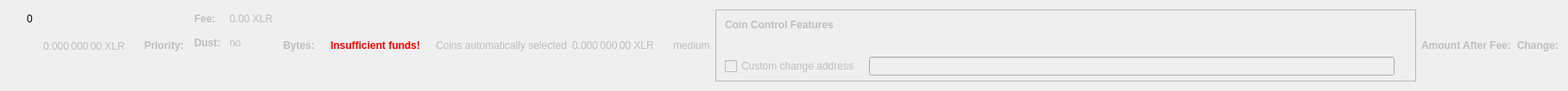
    <widget class="QWidget" name="dummyHideWidget" native="true">
     <property name="maximumSize">
      <size>
       <width>100</width>
       <height>22</height>
      </size>
     </property>
     <layout class="QHBoxLayout" name="dummyHideLayout">
      <item>
       <layout class="QFormLayout" name="formLayoutCoinControl1">
        <property name="horizontalSpacing">
         <number>10</number>
        </property>
        <property name="verticalSpacing">
         <number>14</number>
        </property>
        <property name="leftMargin">
         <number>10</number>
        </property>
        <property name="topMargin">
         <number>4</number>
        </property>
        <property name="rightMargin">
         <number>6</number>
        </property>
        <item row="0" column="1">
         <widget class="QLabel" name="labelCoinControlBytes">
          <property name="cursor">
           <cursorShape>IBeamCursor</cursorShape>
          </property>
          <property name="contextMenuPolicy">
           <enum>Qt::ActionsContextMenu</enum>
          </property>
          <property name="text">
           <string notr="true">0</string>
          </property>
          <property name="textInteractionFlags">
           <set>Qt::LinksAccessibleByMouse|Qt::TextSelectableByKeyboard|Qt::TextSelectableByMouse</set>
          </property>
         </widget>
        </item>
       </layout>
      </item>
      <item>
       <widget class="QLabel" name="labelCoinControlAfterFee">
        <property name="enabled">
         <bool>false</bool>
        </property>
        <property name="sizePolicy">
         <sizepolicy hsizetype="Fixed" vsizetype="Fixed">
          <horstretch>0</horstretch>
          <verstretch>0</verstretch>
         </sizepolicy>
        </property>
        <property name="minimumSize">
         <size>
          <width>111</width>
          <height>12</height>
         </size>
        </property>
        <property name="maximumSize">
         <size>
          <width>111</width>
          <height>12</height>
         </size>
        </property>
        <property name="cursor">
         <cursorShape>IBeamCursor</cursorShape>
        </property>
        <property name="contextMenuPolicy">
         <enum>Qt::ActionsContextMenu</enum>
        </property>
        <property name="text">
         <string notr="true">0.000 000 00 XLR</string>
        </property>
        <property name="textInteractionFlags">
         <set>Qt::LinksAccessibleByMouse|Qt::TextSelectableByKeyboard|Qt::TextSelectableByMouse</set>
        </property>
       </widget>
      </item>
      <item>
       <widget class="QLabel" name="labelCoinControlPriorityText">
        <property name="enabled">
         <bool>false</bool>
        </property>
        <property name="font">
         <font>
          <weight>75</weight>
          <bold>true</bold>
         </font>
        </property>
        <property name="text">
         <string>Priority:</string>
        </property>
       </widget>
      </item>
      <item>
       <layout class="QHBoxLayout" name="horizontalLayout"/>
      </item>
      <item>
       <layout class="QFormLayout" name="formLayoutCoinControl3">
        <property name="horizontalSpacing">
         <number>10</number>
        </property>
        <property name="verticalSpacing">
         <number>14</number>
        </property>
        <property name="leftMargin">
         <number>6</number>
        </property>
        <property name="topMargin">
         <number>4</number>
        </property>
        <property name="rightMargin">
         <number>6</number>
        </property>
        <item row="0" column="0">
         <widget class="QLabel" name="labelCoinControlFeeText">
          <property name="enabled">
           <bool>false</bool>
          </property>
          <property name="font">
           <font>
            <weight>75</weight>
            <bold>true</bold>
           </font>
          </property>
          <property name="text">
           <string>Fee:</string>
          </property>
          <property name="margin">
           <number>0</number>
          </property>
         </widget>
        </item>
        <item row="0" column="1">
         <widget class="QLabel" name="labelCoinControlFee">
          <property name="enabled">
           <bool>false</bool>
          </property>
          <property name="cursor">
           <cursorShape>IBeamCursor</cursorShape>
          </property>
          <property name="contextMenuPolicy">
           <enum>Qt::ActionsContextMenu</enum>
          </property>
          <property name="text">
           <string notr="true">0.00 XLR</string>
          </property>
          <property name="textInteractionFlags">
           <set>Qt::LinksAccessibleByMouse|Qt::TextSelectableByKeyboard|Qt::TextSelectableByMouse</set>
          </property>
         </widget>
        </item>
        <item row="1" column="0">
         <widget class="QLabel" name="labelCoinControlLowOutputText">
          <property name="enabled">
           <bool>false</bool>
          </property>
          <property name="font">
           <font>
            <weight>75</weight>
            <bold>true</bold>
           </font>
          </property>
          <property name="text">
           <string>Dust:</string>
          </property>
         </widget>
        </item>
        <item row="1" column="1">
         <widget class="QLabel" name="labelCoinControlLowOutput">
          <property name="enabled">
           <bool>false</bool>
          </property>
          <property name="cursor">
           <cursorShape>IBeamCursor</cursorShape>
          </property>
          <property name="contextMenuPolicy">
           <enum>Qt::ActionsContextMenu</enum>
          </property>
          <property name="text">
           <string>no</string>
          </property>
          <property name="textInteractionFlags">
           <set>Qt::LinksAccessibleByMouse|Qt::TextSelectableByKeyboard|Qt::TextSelectableByMouse</set>
          </property>
         </widget>
        </item>
       </layout>
      </item>
      <item>
       <widget class="QLabel" name="labelCoinControlBytesText">
        <property name="enabled">
         <bool>false</bool>
        </property>
        <property name="font">
         <font>
          <weight>75</weight>
          <bold>true</bold>
         </font>
        </property>
        <property name="text">
         <string>Bytes:</string>
        </property>
       </widget>
      </item>
      <item>
       <layout class="QFormLayout" name="formLayoutCoinControl2">
        <property name="horizontalSpacing">
         <number>10</number>
        </property>
        <property name="verticalSpacing">
         <number>14</number>
        </property>
        <property name="leftMargin">
         <number>6</number>
        </property>
        <property name="topMargin">
         <number>4</number>
        </property>
        <property name="rightMargin">
         <number>6</number>
        </property>
       </layout>
      </item>
      <item>
       <layout class="QHBoxLayout" name="horizontalLayoutCoinControl2">
        <property name="spacing">
         <number>8</number>
        </property>
        <property name="bottomMargin">
         <number>10</number>
        </property>
       </layout>
      </item>
      <item>
       <widget class="QLabel" name="labelCoinControlInsuffFunds">
        <property name="enabled">
         <bool>false</bool>
        </property>
        <property name="minimumSize">
         <size>
          <width>0</width>
          <height>0</height>
         </size>
        </property>
        <property name="font">
         <font>
          <weight>75</weight>
          <bold>true</bold>
         </font>
        </property>
        <property name="styleSheet">
         <string notr="true">color:red;font-weight:bold;</string>
        </property>
        <property name="text">
         <string>Insufficient funds!</string>
        </property>
        <property name="margin">
         <number>5</number>
        </property>
       </widget>
      </item>
      <item>
       <layout class="QFormLayout" name="formLayoutCoinControl4">
        <property name="horizontalSpacing">
         <number>10</number>
        </property>
        <property name="verticalSpacing">
         <number>14</number>
        </property>
        <property name="leftMargin">
         <number>6</number>
        </property>
        <property name="topMargin">
         <number>4</number>
        </property>
        <property name="rightMargin">
         <number>6</number>
        </property>
       </layout>
      </item>
      <item>
       <widget class="QLabel" name="labelCoinControlAutomaticallySelected">
        <property name="enabled">
         <bool>false</bool>
        </property>
        <property name="sizePolicy">
         <sizepolicy hsizetype="Fixed" vsizetype="Fixed">
          <horstretch>0</horstretch>
          <verstretch>0</verstretch>
         </sizepolicy>
        </property>
        <property name="minimumSize">
         <size>
          <width>0</width>
          <height>0</height>
         </size>
        </property>
        <property name="maximumSize">
         <size>
          <width>240</width>
          <height>16777215</height>
         </size>
        </property>
        <property name="text">
         <string>Coins automatically selected</string>
        </property>
        <property name="margin">
         <number>5</number>
        </property>
       </widget>
      </item>
      <item>
       <widget class="QLabel" name="labelCoinControlChange">
        <property name="enabled">
         <bool>false</bool>
        </property>
        <property name="sizePolicy">
         <sizepolicy hsizetype="Fixed" vsizetype="Fixed">
          <horstretch>0</horstretch>
          <verstretch>0</verstretch>
         </sizepolicy>
        </property>
        <property name="minimumSize">
         <size>
          <width>111</width>
          <height>0</height>
         </size>
        </property>
        <property name="maximumSize">
         <size>
          <width>111</width>
          <height>16777215</height>
         </size>
        </property>
        <property name="cursor">
         <cursorShape>IBeamCursor</cursorShape>
        </property>
        <property name="contextMenuPolicy">
         <enum>Qt::ActionsContextMenu</enum>
        </property>
        <property name="text">
         <string notr="true">0.000 000 00 XLR</string>
        </property>
        <property name="textInteractionFlags">
         <set>Qt::LinksAccessibleByMouse|Qt::TextSelectableByKeyboard|Qt::TextSelectableByMouse</set>
        </property>
       </widget>
      </item>
      <item>
       <widget class="QLabel" name="labelCoinControlPriority">
        <property name="enabled">
         <bool>false</bool>
        </property>
        <property name="cursor">
         <cursorShape>IBeamCursor</cursorShape>
        </property>
        <property name="contextMenuPolicy">
         <enum>Qt::ActionsContextMenu</enum>
        </property>
        <property name="text">
         <string>medium</string>
        </property>
        <property name="textInteractionFlags">
         <set>Qt::LinksAccessibleByMouse|Qt::TextSelectableByKeyboard|Qt::TextSelectableByMouse</set>
        </property>
       </widget>
      </item>
      <item>
       <widget class="QFrame" name="frameCoinControl">
        <property name="sizePolicy">
         <sizepolicy hsizetype="Expanding" vsizetype="Expanding">
          <horstretch>0</horstretch>
          <verstretch>0</verstretch>
         </sizepolicy>
        </property>
        <property name="maximumSize">
         <size>
          <width>16777215</width>
          <height>16777215</height>
         </size>
        </property>
        <property name="frameShape">
         <enum>QFrame::StyledPanel</enum>
        </property>
        <property name="frameShadow">
         <enum>QFrame::Sunken</enum>
        </property>
        <layout class="QVBoxLayout" name="verticalLayoutCoinControl2_2">
         <property name="spacing">
          <number>0</number>
         </property>
         <property name="leftMargin">
          <number>0</number>
         </property>
         <property name="topMargin">
          <number>0</number>
         </property>
         <property name="rightMargin">
          <number>0</number>
         </property>
         <property name="bottomMargin">
          <number>6</number>
         </property>
         <item>
          <layout class="QVBoxLayout" name="verticalLayoutCoinControl" stretch="0,0,0,1">
           <property name="spacing">
            <number>0</number>
           </property>
           <property name="leftMargin">
            <number>10</number>
           </property>
           <property name="topMargin">
            <number>10</number>
           </property>
           <item>
            <layout class="QHBoxLayout" name="horizontalLayoutCoinControl1">
             <property name="bottomMargin">
              <number>15</number>
             </property>
             <item>
              <widget class="QLabel" name="labelCoinControlFeatures">
               <property name="enabled">
                <bool>false</bool>
               </property>
               <property name="sizePolicy">
                <sizepolicy hsizetype="Preferred" vsizetype="Maximum">
                 <horstretch>0</horstretch>
                 <verstretch>0</verstretch>
                </sizepolicy>
               </property>
               <property name="font">
                <font>
                 <weight>75</weight>
                 <bold>true</bold>
                </font>
               </property>
               <property name="styleSheet">
                <string notr="true">font-weight:bold;</string>
               </property>
               <property name="text">
                <string>Coin Control Features</string>
               </property>
              </widget>
             </item>
            </layout>
           </item>
           <item>
            <widget class="QWidget" name="widgetCoinControl" native="true">
             <property name="sizePolicy">
              <sizepolicy hsizetype="Preferred" vsizetype="Preferred">
               <horstretch>0</horstretch>
               <verstretch>0</verstretch>
              </sizepolicy>
             </property>
             <property name="minimumSize">
              <size>
               <width>0</width>
               <height>0</height>
              </size>
             </property>
             <property name="styleSheet">
              <string notr="true"/>
             </property>
             <layout class="QHBoxLayout" name="horizontalLayoutCoinControl5_2">
              <property name="leftMargin">
               <number>0</number>
              </property>
              <property name="topMargin">
               <number>0</number>
              </property>
              <property name="rightMargin">
               <number>0</number>
              </property>
              <property name="bottomMargin">
               <number>0</number>
              </property>
              <item>
               <layout class="QHBoxLayout" name="horizontalLayoutCoinControl3">
                <property name="spacing">
                 <number>20</number>
                </property>
                <property name="topMargin">
                 <number>0</number>
                </property>
                <property name="bottomMargin">
                 <number>10</number>
                </property>
               </layout>
              </item>
             </layout>
            </widget>
           </item>
           <item>
            <layout class="QHBoxLayout" name="horizontalLayoutCoinControl4" stretch="0,0,0">
             <property name="spacing">
              <number>12</number>
             </property>
             <property name="sizeConstraint">
              <enum>QLayout::SetDefaultConstraint</enum>
             </property>
             <property name="topMargin">
              <number>5</number>
             </property>
             <property name="rightMargin">
              <number>5</number>
             </property>
             <item>
              <widget class="QCheckBox" name="checkBoxCoinControlChange">
               <property name="enabled">
                <bool>false</bool>
               </property>
               <property name="toolTip">
                <string>If this is activated, but the change address is empty or invalid, change will be sent to a newly generated address.</string>
               </property>
               <property name="text">
                <string>Custom change address</string>
               </property>
              </widget>
             </item>
             <item>
              <widget class="QValidatedLineEdit" name="lineEditCoinControlChange">
               <property name="enabled">
                <bool>false</bool>
               </property>
               <property name="sizePolicy">
                <sizepolicy hsizetype="Expanding" vsizetype="Fixed">
                 <horstretch>0</horstretch>
                 <verstretch>0</verstretch>
                </sizepolicy>
               </property>
              </widget>
             </item>
             <item>
              <widget class="QLabel" name="labelCoinControlChangeLabel_2">
               <property name="sizePolicy">
                <sizepolicy hsizetype="Preferred" vsizetype="Expanding">
                 <horstretch>0</horstretch>
                 <verstretch>0</verstretch>
                </sizepolicy>
               </property>
               <property name="minimumSize">
                <size>
                 <width>0</width>
                 <height>0</height>
                </size>
               </property>
               <property name="text">
                <string/>
               </property>
               <property name="margin">
                <number>3</number>
               </property>
              </widget>
             </item>
            </layout>
           </item>
           <item>
            <spacer name="verticalSpacerCoinControl">
             <property name="orientation">
              <enum>Qt::Vertical</enum>
             </property>
             <property name="sizeHint" stdset="0">
              <size>
               <width>800</width>
               <height>1</height>
              </size>
             </property>
            </spacer>
           </item>
          </layout>
         </item>
        </layout>
       </widget>
      </item>
      <item>
       <widget class="QLabel" name="labelCoinControlAfterFeeText">
        <property name="enabled">
         <bool>false</bool>
        </property>
        <property name="minimumSize">
         <size>
          <width>0</width>
          <height>0</height>
         </size>
        </property>
        <property name="maximumSize">
         <size>
          <width>16777215</width>
          <height>16777215</height>
         </size>
        </property>
        <property name="font">
         <font>
          <weight>75</weight>
          <bold>true</bold>
         </font>
        </property>
        <property name="text">
         <string>Amount After Fee:</string>
        </property>
        <property name="alignment">
         <set>Qt::AlignLeading|Qt::AlignLeft|Qt::AlignVCenter</set>
        </property>
        <property name="margin">
         <number>0</number>
        </property>
       </widget>
      </item>
      <item>
       <widget class="QLabel" name="labelCoinControlChangeText">
        <property name="enabled">
         <bool>false</bool>
        </property>
        <property name="sizePolicy">
         <sizepolicy hsizetype="Preferred" vsizetype="Preferred">
          <horstretch>0</horstretch>
          <verstretch>0</verstretch>
         </sizepolicy>
        </property>
        <property name="minimumSize">
         <size>
          <width>0</width>
          <height>0</height>
         </size>
        </property>
        <property name="maximumSize">
         <size>
          <width>16777215</width>
          <height>16777215</height>
         </size>
        </property>
        <property name="font">
         <font>
          <weight>75</weight>
          <bold>true</bold>
         </font>
        </property>
        <property name="text">
         <string>Change:</string>
        </property>
        <property name="alignment">
         <set>Qt::AlignLeading|Qt::AlignLeft|Qt::AlignVCenter</set>
        </property>
       </widget>
      </item>
     </layout>
    </widget>
